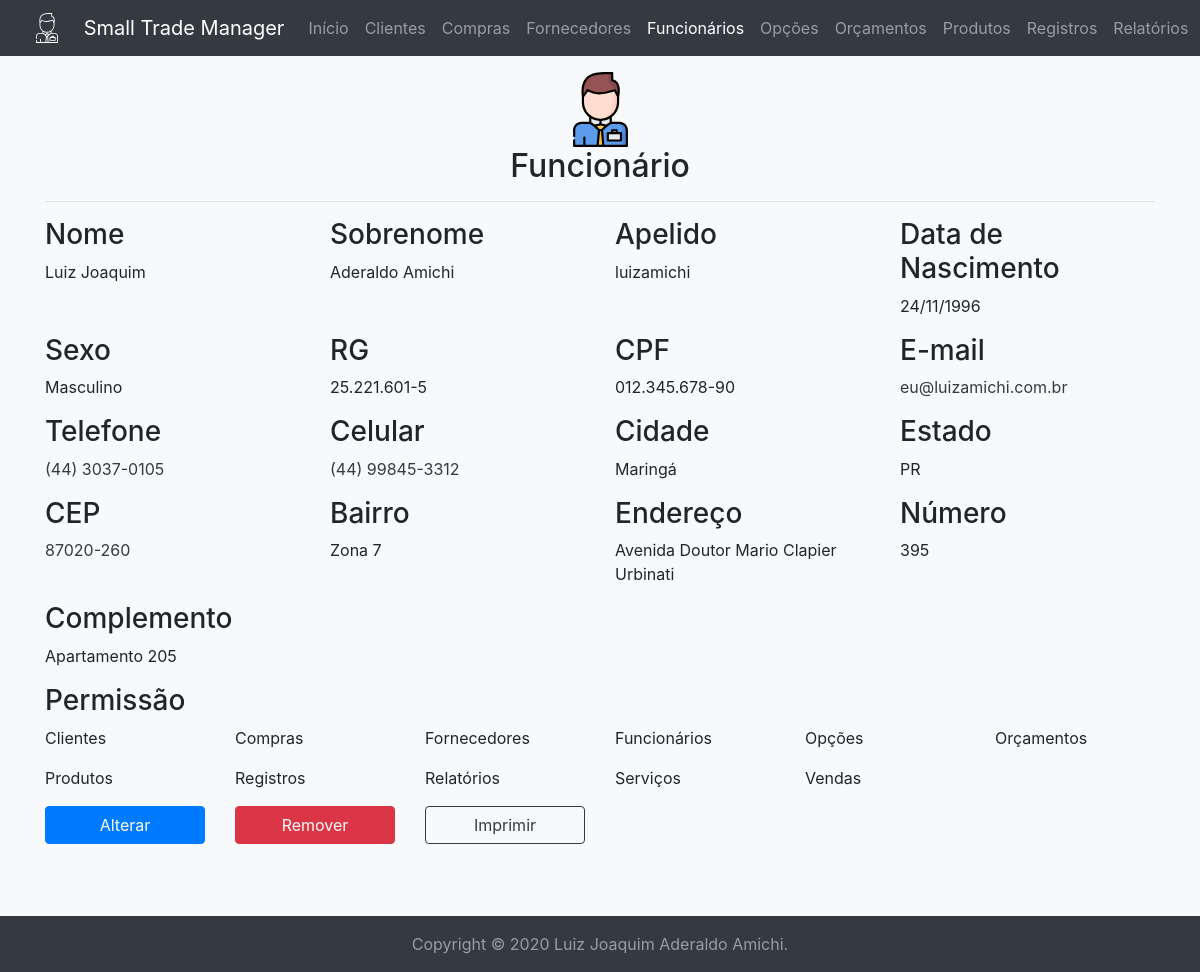
The page /employee/view/?id=1 (signed in) on the database its author committed.
### tables this page shows
create table if not exists employees (
	id int unsigned auto_increment not null primary key,
	name varchar(32) character set 'utf8' not null,
	surname varchar(32) character set 'utf8' not null,
	alias varchar(32) character set 'utf8' not null unique,
	password varchar(32) character set 'utf8' not null,
	rg char(9) character set 'utf8' null unique,
	cpf char(11) character set 'utf8' not null unique,
	birthday date not null,
	postal_code char(8) character set 'utf8' null,
	district varchar(32) character set 'utf8' null,
	city varchar(64) character set 'utf8' not null,
	state char(2) character set 'utf8' not null,
	address varchar(64) character set 'utf8' not null,
	number int unsigned not null,
	complement varchar(32) character set 'utf8' null,
	email varchar(32) character set 'utf8' not null unique,
	phone char(10) character set 'utf8' null,
	cell_phone char(11) character set 'utf8' null unique,
	sex char(1) character set 'utf8' not null,
	note varchar(512) character set 'utf8' null,
	permission int unsigned not null unique,
	foreign key(permission) references permissions(id)
);

### mysql.php (called while the page is built, shortened)
<?php
$db = null;
function execute(string $query, ?object &$record=null): array|bool {
	global $db;
	$operation = strtolower(substr($query, 0, 6));
	$tuple = $record ? convert($record) : $record;
	$connection = $db ?? open();
	$stmt = null;
	if($connection) {
		try {
			if($operation == 'delete') {
				$queries = explode(';', $query);
				foreach($queries as $query) {
					if(!empty($query)) {
						$stmt = $connection->prepare($query);
						$stmt->execute();
					}
				}
			}
			elseif(in_array($operation, ['insert', 'select', 'update'])) {
				$stmt = $connection->prepare($query);
				$stmt->execute($tuple);
			}
			if($operation == 'select') {
				return $stmt->fetchAll(\PDO::FETCH_OBJ);
			}
			elseif(in_array($operation, ['delete', 'insert', 'update'])) {
				if($operation == 'insert' && $record) {
					$record->id = $connection->lastInsertId() ?: ($record->id ?? 0);
				}
				$commit = $connection->commit();
				return (bool) ($operation == 'delete' ? $commit : $stmt->rowCount());
			}
		}
		catch(\PDOException $e) {
			\util\history($e);
			if($operation == 'select') {
				return [];
			}
			elseif(in_array($operation, ['delete', 'insert', 'update'])) {
				$connection->rollBack();
				return false;
			}
		}
		finally {
			$connection = null;
		}
	}
	return false;
}
function open(): ?\PDO {
	global $db;
	if(!$db) {
		try {
			$db = new \PDO('mysql:host=' . MYSQL_HOST . ';dbname=' . MYSQL_SCHEMA, MYSQL_USER, MYSQL_PASSWORD);
			$db->setAttribute(\PDO::ATTR_ERRMODE, \PDO::ERRMODE_EXCEPTION);
			$db->setAttribute(\PDO::ATTR_DEFAULT_FETCH_MODE, \PDO::FETCH_OBJ);
			return $db;
		}
		catch(\PDOException $e) {
			\util\history($e);
			return null;
		}
	}
	return $db;
}

### controllers/employee.php (called while the page is built, shortened)
<?php
require_once __DIR__ . '/../mysql.php';
function beautify(object $tuple): object {
	$tuple->rg = isset($tuple->rg) ? (strlen($tuple->rg) == 8 ? substr($tuple->rg, 0, 1) . '.' . substr($tuple->rg, 1, 3) . '.' . substr($tuple->rg, 4, 3) . '-' . substr($tuple->rg, 7, 2) : substr($tuple->rg, 0, 2) . '.' . substr($tuple->rg, 2, 3) . '.' . substr($tuple->rg, 5, 3) . '-' . substr($tuple->rg, 8, 2)) : null;
	$tuple->cpf = substr($tuple->cpf, 0, 3) . '.' . substr($tuple->cpf, 3, 3) . '.' . substr($tuple->cpf, 6, 3) . '-' . substr($tuple->cpf, 9, 2);
	$tuple->postal_code = isset($tuple->postal_code) ? substr($tuple->postal_code, 0, 5) . '-' . substr($tuple->postal_code, 5, 3) : null;
	$tuple->phone = isset($tuple->phone) ? '(' . substr($tuple->phone, 0, 2) . ') ' . substr($tuple->phone, 2, 4) . '-' . substr($tuple->phone, 6, 4) : null;
	$tuple->cell_phone = isset($tuple->cell_phone) ? '(' . substr($tuple->cell_phone, 0, 2) . ') ' . substr($tuple->cell_phone, 2, 5) . '-' . substr($tuple->cell_phone, 7, 4) : null;
	$tuple->birthday = substr($tuple->birthday, 8, 2) . '/' . substr($tuple->birthday, 5, 2) . '/' . substr($tuple->birthday, 0, 4);
	$tuple->sex = $tuple->sex == 'M' ? 'Masculino' : ($tuple->sex == 'F' ? 'Feminino' : 'Indefinido');
	return $tuple;
}

### templates/employee/view.php (the view, shortened to what this page needs)
	<div class="container mb-5" id="content">
		<div class="my-3 text-center">
			<img alt="Funcionário" class="img-fluid mx-3" height="75" src="<?=BASE_URL?>img/employee-color.svg" width="75"/>
			<h2><?=PAGE_TITLE?></h2>
			<hr/>
		</div>
		<div class="row">
			<div class="col-md-3">
				<h3>Nome</h3>
				<p><?=$tuple->name?></p>
			</div>
			<div class="col-md-3">
				<h3>Sobrenome</h3>
				<p><?=$tuple->surname?></p>
			</div>
			<div class="col-md-3">
				<h3>Apelido</h3>
				<p><?=$tuple->alias?></p>
			</div>
			<div class="col-md-3">
				<h3>Data de Nascimento</h3>
				<p><?=$tuple->birthday?></p>
			</div>
			<div class="col-md-3">
				<h3>Sexo</h3>
				<p><?=$tuple->sex?></p>
			</div>
			<?php if($tuple->rg): ?>
			<div class="col-md-3">
				<h3>RG</h3>
				<p><?=$tuple->rg?></p>
			</div>
			<?php endif; ?>
			<div class="col-md-3">
				<h3>CPF</h3>
				<p><?=$tuple->cpf?></p>
			</div>
			<div class="col-md-3">
				<h3>E-mail</h3>
				<p><a class="text-dark" href="mailto:<?=$tuple->email?>"><?=$tuple->email?></a></p>
			</div>
			<?php if($tuple->phone): ?>
			<div class="col-md-3">
				<h3>Telefone</h3>
				<p><a class="text-dark" href="tel:+55<?=$tuple->phone?>"><?=$tuple->phone?></a></p>
			</div>
			<?php endif; ?>
			<?php if($tuple->cell_phone): ?>
			<div class="col-md-3">
				<h3>Celular</h3>
				<p><a class="text-dark" href="tel:+55<?=$tuple->cell_phone?>"><?=$tuple->cell_phone?></a></p>
			</div>
			<?php endif; ?>
			<div class="col-md-3">
				<h3>Cidade</h3>
				<p><?=$tuple->city?></p>
			</div>
			<div class="col-md-3">
				<h3>Estado</h3>
				<p><?=$tuple->state?></p>
			</div>
			<?php if($tuple->postal_code): ?>
			<div class="col-md-3">
				<h3>CEP</h3>
				<p><a class="text-dark" href="https://www.google.com.br/maps/search/<?=$tuple->postal_code?>" target="_blank"><?=$tuple->postal_code?></a></p>
			</div>
			<?php endif; ?>
			<?php if($tuple->district): ?>
			<div class="col-md-3">
				<h3>Bairro</h3>
				<p><?=$tuple->district?></p>
			</div>
			<?php endif; ?>
			<div class="col-md-3">
				<h3>Endereço</h3>
				<p><?=$tuple->address?></p>
			</div>
			<div class="col-md-3">
				<h3>Número</h3>
				<p><?=$tuple->number?></p>
			</div>
			<div class="col-md-3">
				<?php if($tuple->complement): ?>
				<h3>Complemento</h3>
				<p><?=$tuple->complement?></p>
				<?php endif; ?>
			</div>
			<div class="col-md-12">
				<h3>Permissão</h3>
			</div>
			<?php if($tuple->permission->client): ?>
			<div class="col-md-2">
				<p class="text-justify">Clientes</p>
			</div>
			<?php endif; ?>
			<?php if($tuple->permission->purchase): ?>
			<div class="col-md-2">
				<p class="text-justify">Compras</p>
			</div>
			<?php endif; ?>
			<?php if($tuple->permission->provider): ?>
			<div class="col-md-2">
				<p class="text-justify">Fornecedores</p>
			</div>
			<?php endif; ?>
			<?php if($tuple->permission->employee): ?>
			<div class="col-md-2">
				<p class="text-justify">Funcionários</p>
			</div>
			<?php endif; ?>
			<?php if($tuple->permission->setting): ?>
			<div class="col-md-2">
				<p class="text-justify">Opções</p>
			</div>
			<?php endif; ?>
			<?php if($tuple->permission->budget): ?>
			<div class="col-md-2">
				<p class="text-justify">Orçamentos</p>
			</div>
			<?php endif; ?>
			<?php if($tuple->permission->product): ?>
			<div class="col-md-2">
				<p class="text-justify">Produtos</p>
			</div>
			<?php endif; ?>
			<?php if($tuple->permission->record): ?>
			<div class="col-md-2">
				<p class="text-justify">Registros</p>
			</div>
			<?php endif; ?>
			<?php if($tuple->permission->report): ?>
			<div class="col-md-2">
				<p class="text-justify">Relatórios</p>
			</div>
			<?php endif; ?>
			<?php if($tuple->permission->service): ?>
			<div class="col-md-2">
				<p class="text-justify">Serviços</p>
			</div>
			<?php endif; ?>
			<?php if($tuple->permission->sale): ?>
			<div class="col-md-2">
				<p class="text-justify">Vendas</p>
			</div>
			<?php endif; ?>
		</div>
		<div class="pb-3 row" id="buttons">
			<div class="col-md-2 mb-2">
				<a class="btn btn-block btn-primary" href="<?=BASE_URL . PAGE_NAME?>/update/?id=<?=$tuple->id?>">Alterar</a>
			</div>
			<div class="col-md-2 mb-2">
				<button class="btn btn-block btn-danger" data-target="#remove-modal" data-toggle="modal" type="button">Remover</button>
			</div>
			<div class="col-md-2 mb-2">
				<button class="btn btn-block btn-outline-dark" id="print-content">Imprimir</button>
			</div>
		</div>
	</div>
</body>
</html>

### rows shown on the page
employees: name "Luiz Joaquim", surname "Aderaldo Amichi", alias "luizamichi", birthday "24/11/1996", sex "Masculino", rg "25.221.601-5", cpf "012.345.678-90", email "eu@luizamichi.com.br", phone "(44) 3037-0105", cell_phone "(44) 99845-3312", city "Maringá", state "PR", postal_code "87020-260", district "Zona 7", address "Avenida Doutor Mario Clapier Urbinati", number "395", complement "Apartamento 205"

### other values the page prints
PAGE_TITLE "Funcionário"
